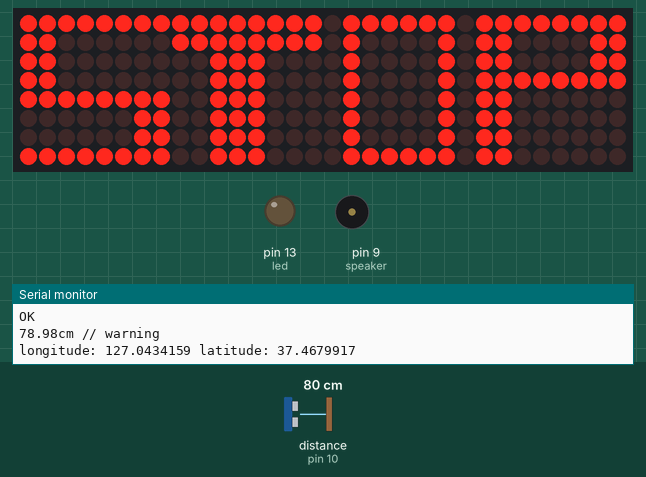
Recording of a sketch running on a simulated Arduino Uno, built with avr-gcc and run on an emulated ATmega328P. On the bench: 32×8 LED matrix, output pins drawn as LEDs (lit = HIGH), buzzer (waves = sounding), the last lines printed to the serial monitor. Wiring (inferred from the names in the program): ultrasonic range finder: trigger pin 11; echo pin 10. Inputs (shaded band) come from the test bench; at power-on: distance to the obstacle (sensor on pin 10) 80 cm. The echo pulse lasts 58.3 µs per cm; the modem accepts every AT command (registered, SIM ready, sends succeed) and sends nothing else; pins used as bus, display or sensor lines are not drawn.

Above: at 10.3 s.
10.4 s: distance to the obstacle (sensor on pin 10) set to 98 cm
17.7 s: distance to the obstacle (sensor on pin 10) set to 106 cm
At 25.4 s:
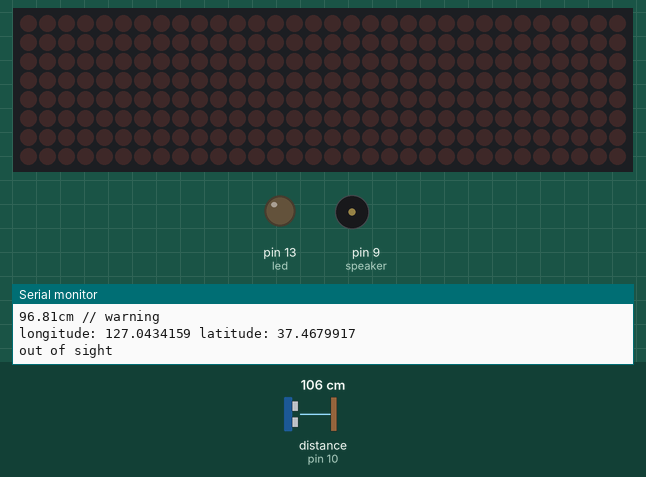
26.5 s: distance to the obstacle (sensor on pin 10) set to 2 cm
At 33.7 s:
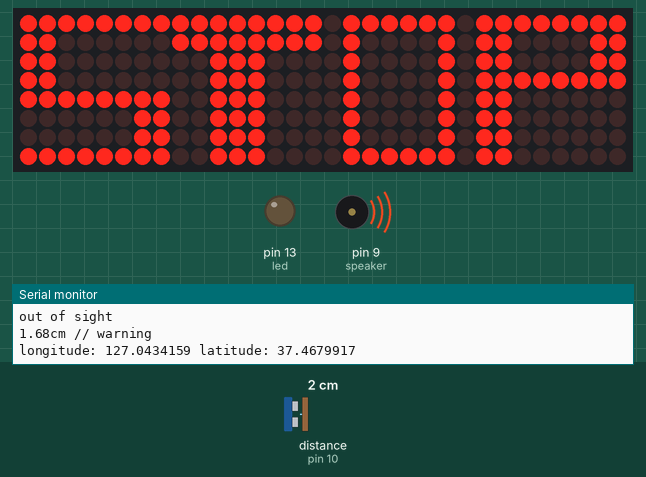
Timing chart, 0 to 38.5 s (numbered marks = the images above; inputs shaded):
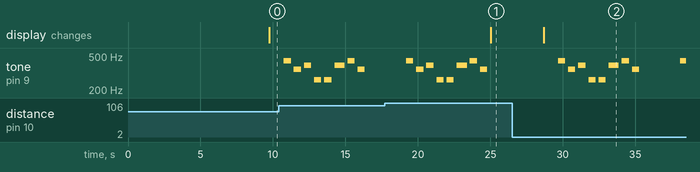

Measured:
- the behaviour switches between 101 and 102 cm on distance to the obstacle (sensor on pin 10) (found by bisection; images 0 and 1)
- after the input at 17.7 s, the display: changes after 7.3 s (image 1)
- after the input at 26.5 s, tone on pin 9 (speaker): plays 440 Hz for 0.50 s, 349 Hz for 0.50 s, 392 Hz for 0.50 s, 262 Hz for 0.50 s, 262 Hz for 0.50 s, 392 Hz for 0.70 s … (9 notes in this stretch), starting after 3.2 s; the display: changes after 2.2 s (image 2)
- by itself, tone on pin 9 (speaker): plays 440 Hz for 0.50 s, 349 Hz for 0.50 s, 392 Hz for 0.50 s, 262 Hz for 0.50 s, 262 Hz for 0.50 s, 392 Hz for 0.70 s … (8 notes in this stretch)

The sketch:

real_final.ino
```cpp
#include <SoftwareSerial.h>
#include <LedControl.h> // led 도트 매트릭스 사용을 위한 라이브러리 선언
#include <stdlib.h>
#include "LedControl.h" // 라이브러리 사용 선언(도트 매트릭스 사용)
#define DEBUG true


const int led = LED_BUILTIN;
int speaker = 9;

// 업로드 알림 LED 설정 (아두이노 우노 On Board LED)
int ledPin = 13;
//pin number
int echoPin=10;
int trigPin=11;
LedControl lc=LedControl(4,6,5,4);   // Din 핀을 4번, ClK핀을 6번 CS핀을 5번에 연결, 매트릭스는 4개를 사용 선언
int num;


SoftwareSerial esp8266(2, 3); // RX/TX 설정, serial 객체생성

void setup() {
  Serial.begin(9600);
  esp8266.begin(9600);  //시리얼통신속도 9600보드레이트 설정

  pinMode(13,OUTPUT);
  pinMode(trigPin,OUTPUT);
  pinMode(echoPin,INPUT);
  pinMode(led, OUTPUT);
  pinMode(speaker, OUTPUT);
  digitalWrite(led, 0);

  for(num=0; num<4; num++) // 매트릭스 0번부터 3번까지 세팅
  {
   lc.shutdown(num,false); // 0~3번까지 매트릭스 절전모드 해제
   lc.setIntensity(num,8); // 매트릭스의 밝기 선언 0~15의 수
   lc.clearDisplay(num); // 매트릭스 led를 초기화
  }

  /*AT Command 이용*/
  sendData("AT+RST\r\n", 2000, DEBUG); //reset module
  sendData("AT+CWMODE=1\r\n", 1000, DEBUG); //dual mode로 설정
  sendData("AT+CWJAP=\"espressovivian\",\"shoumunzmay\"\r\n", 5000, DEBUG); //사용할 공유기 설정
}

void loop() {
  float duration, distance;
  String latitude="37.4679917";
  String longitude="127.0434159";
  // 초음파를 보낸다. 다 보내면 echo가 HIGH 상태로 대기하게 된다.
  digitalWrite(trigPin, HIGH);
  delayMicroseconds(5);
  digitalWrite(trigPin, LOW);

  // echoPin 이 HIGH를 유지한 시간을 저장 한다.
  duration = pulseIn(echoPin, HIGH);
  // HIGH 였을 때 시간(초음파가 보냈다가 다시 들어온 시간)을 가지고 거리를 계산 한다.
  distance = ((float)(340 * duration) / 10000) / 2;

  //안전바 사이의 거리(100cm)보다 작게 되면 서버에 위치를 전송합니다.
  if(distance<100){
    Serial.print(distance);
    Serial.println("cm // warning");
    Serial.print("longitude: ");
    Serial.print(longitude);
    Serial.print(" latitude: ");
    Serial.println(latitude);

    // TCP 연결
    String cmd = "AT+CIPSTART=\"TCP\",\"";
    cmd += "192.168.0.1"; // 서버 IP(local-host사용)
    cmd += "\",8080";           // 포트: 8080
    esp8266.println(cmd);

    if(esp8266.find("Error")){
      Serial.println("AT+CIPSTART error");
      return;
    }

    // GET 방식으로 보내기 위한 String, Data 설정
    String getStr = "GET /update?=";
    //getStr += apiKey;
    getStr +="&longitude=";
    getStr += String(longitude);//경도
    getStr +="&latitude=";
    getStr += String(latitude);//위도
    getStr += "\r\n\r\n";

    // Send Data
    cmd = "AT+CIPSEND=";
    cmd += String(getStr.length());
    esp8266.println(cmd);

    if(esp8266.find(">")){
      esp8266.print(getStr);
    }
    else{
      esp8266.println("AT+CIPCLOSE");
      // alert user
      Serial.println("AT+CIPCLOSE");
    }

    // 업로드 간격 1초를 맞추기 위한 delay
    delay(500);

    //led 첫 칸에 'S'출력
    byte m[8]={
             B11111111,
             B11000000,
             B11000000,
             B11000000,
             B11111111,
             B00000011,
             B00000011,
             B11111111
             };
  //'T'
 byte t[8]={
            B11111111,
            B11111111,
            B00111000,
            B00111000,
            B00111000,
            B00111000,
            B00111000,
            B00111000
            };


 // 'O'
 byte r[8]={
            B01111110,
            B01000010,
            B01000010,
            B01000010,
            B01000010,
            B01000010,
            B01000010,
            B01111110
           };
  //'P'
 byte x[8]={
            B11111111,
            B11000011,
            B11000011,
            B11111111,
            B11000000,
            B11000000,
            B11000000,
            B11000000
            };


 // lc.setRow 함수는 행(Row) 기준으로 도트매트릭스를 제어 lc.setRow(matrix_number,Row,value)
 for(int j=0; j<8; j++)
 {
   lc.setRow(3,j,m[j]); // stop 한 글자씩 led 판에 출력
   lc.setRow(2,j,t[j]);
   lc.setRow(1,j,r[j]);
   lc.setRow(0,j,x[j]);
 }
 delay(1000);


  //speaker 작동
tone(speaker, 440);
delay(500);
noTone(speaker);
delay(200);//라

tone(speaker, 349);
delay(500);
noTone(speaker);
delay(200);//파

tone(speaker, 392);
delay(500);
noTone(speaker);
delay(200);//솔

tone(speaker, 262);
delay(500);
noTone(speaker);
delay(200);//도

tone(speaker, 262);
delay(500);
noTone(speaker);
delay(200);//도

tone(speaker, 392);
delay(700);
noTone(speaker);
delay(200);//솔

tone(speaker, 440);
delay(500);
noTone(speaker);
delay(200);//라

tone(speaker, 349);
delay(500);
noTone(speaker);
delay(200);//파

  }
else
{
  Serial.print("out of sight");
  Serial.print("\n");

   byte m[8]={
             B00000000,
             B00000000,
             B00000000,
             B00000000,
             B00000000,
             B00000000,
             B00000000,
             B00000000
             };
  //'T'
 byte t[8]={
             B00000000,
             B00000000,
             B00000000,
             B00000000,
             B00000000,
             B00000000,
             B00000000,
             B00000000
             };


 // 'O'
 byte r[8]={
             B00000000,
             B00000000,
             B00000000,
             B00000000,
             B00000000,
             B00000000,
             B00000000,
             B00000000
             };
  //'P'
 byte x[8]={
             B00000000,
             B00000000,
             B00000000,
             B00000000,
             B00000000,
             B00000000,
             B00000000,
             B00000000
             };

 // lc.setRow 함수는 행(Row) 기준으로 도트매트릭스를 제어 lc.setRow(matrix_number,Row,value)
 for(int j=0; j<8; j++)
 {
   lc.setRow(3,j,m[j]); // stop 한 글자씩 led 판에 출력
   lc.setRow(2,j,t[j]);
   lc.setRow(1,j,r[j]);
   lc.setRow(0,j,x[j]);
 }
 delay(1000);//1초마다 out of sight 출력

}

  }

  /*ESP8266의 정보를 알아내고 설정하기 위한 함수 선언*/
  String sendData(String command, const int timeout, boolean debug){
    String response = "";
    esp8266.print(command); //command를 ESP8266에 보냄
    long int time=millis();

    while((time+timeout)>millis()){
      while(esp8266.available()){
        /*esp가 가진 데이터를 시리얼 모니터에 출력하기 위함*/
        char c=esp8266.read(); //다음 문자를 읽어옴
        response+=c;
      }
    }
    if(debug){
      Serial.print(response);
    }
    return response;
  }
```
